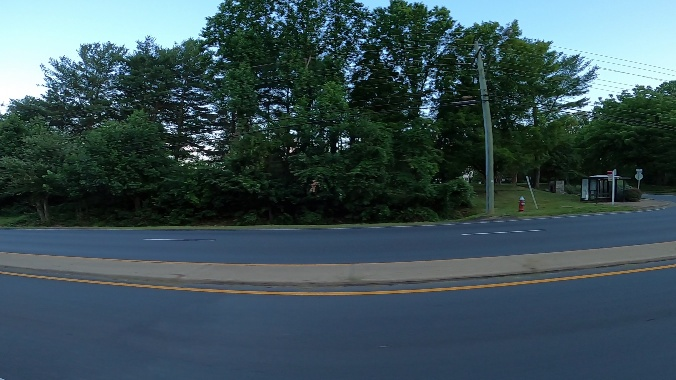
#> input picture data/training_images/vid_4_10260.jpg, 676 x 380 px; its folder holds only this picture in this run
$ jupyter execute --allow-errors SEP_769_DL.ipynb
#> lines starting #> are read from the running program, lines starting #| are printed output that depends on the picture; long printed decimals are rounded
<a href="https://colab.research.google.com/github/chihwu/SEP-769-Deep-Learning/blob/master/SEP_769_DL.ipynb" target="_parent"></a>

[cell 1]
import pandas as pd
import os
import cv2
import random

# Load Data, Format Labels, Split Train/Validation

#> (a cell that did not finish here is left out)

[cell 3]
#import image names as a list
images = os.listdir('data/training_images/')
print(images[0:5])

#create validation set of images
random.seed(4)
n = round(0.2 * len(images))
val = random.sample(images, n)
print('Number of validation images:', n)

[cell 4]
#convert bounding box to yolo format (x_center, y_center, width, height and normalize 0 - 1)
frame = cv2.imread('data/training_images/' + images[0])
#> frame is the input picture: shape (380, 676, 3); mean B, G, R 87.4, 81.4, 60.3
h, w, colour = frame.shape
#> h = 380; w = 676; colour = 3

#> (the rest of this cell did not finish here and is left out)

#> (a cell that did not finish here is left out)

[cell 6]
#Augment Images

[cell 7]
x_c = 0.5137481910502958 * w
#> x_c = 347.3
y_c = 0.5520431146052631 * h
#> y_c = 209.8
x_w = 0.17945007233727814 * w
#> x_w = 121.3
y_w = 0.11711711710526307 * h
#> y_w = 44.5

print(x_c, y_c, x_w, y_w)
#| 347.294 209.776 121.308 44.505

[cell 8]
new_x_c = -1 * x_c + w
#> new_x_c = 328.7
new_x_c
#> Out = 328.7

[cell 9]
new_x_c / w
#> Out = 0.486

[cell 10]
def flip_img(img_name):
    # flip the image and save the new image
#> called with img_name = 'vid_4_700.jpg'
    img = cv2.imread('yolo_test_images/{}'.format(img_name))
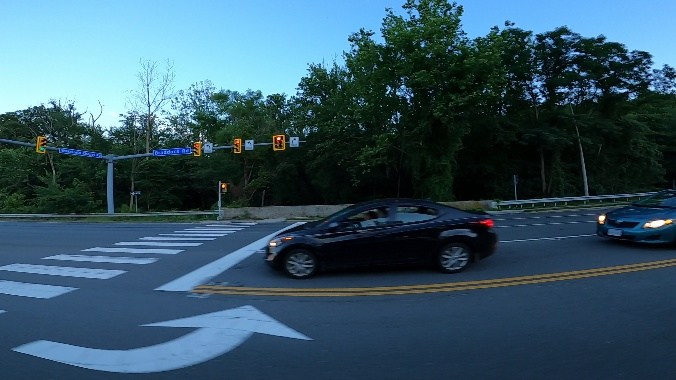
#> input picture yolo_test_images/vid_4_700.jpg, 676 x 380 px
#> img is the input picture: shape (380, 676, 3); mean B, G, R 101.4, 85.2, 54
    img_flip_lr = cv2.flip(img, 1)  # we only flip horizontally in our case
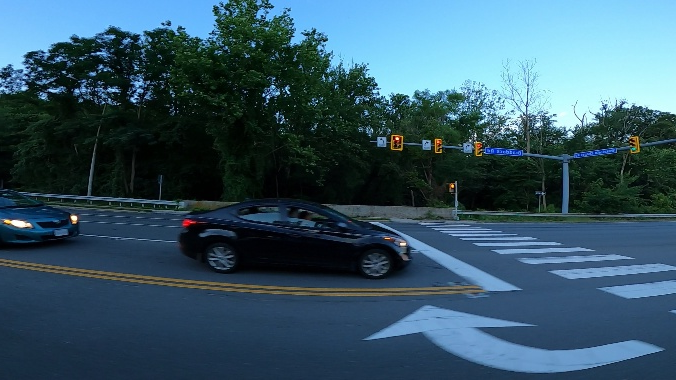
#> img_flip_lr: shape (380, 676, 3); mean B, G, R 101.4, 85.2, 54
    cv2.imwrite('yolo_test_images/{}_dg.jpg'.format(img_name[0:-4]), img_flip_lr)

    # flip the bounding boxes
    img_height, img_width, color = img.shape
#> img_height = 380; img_width = 676; color = 3

    r_f = open('yolo_test_images/{}.txt'.format(img_name[0:-4]), 'r')
    lines = r_f.readlines()

    w_f = open('yolo_test_images/{}_dg.txt'.format(img_name[0:-4]), "w")
    new_lines = []

    for i in range(len(lines)):
        line = lines[i].split()
        normalized_bbox_center_x = float(line[1])
        normalized_bbox_center_y = float(line[2])
        normalized_bbox_width = float(line[3])
        normalized_bbox_height = float(line[4])

        bbox_center_x = normalized_bbox_center_x * img_width
        new_bbox_center_x = -1 * bbox_center_x + img_width
        normalized_bbox_center_x = new_bbox_center_x / img_width

        new_line = "{} {} {} {} {}\n".format(line[0], normalized_bbox_center_x, normalized_bbox_center_y, normalized_bbox_width, normalized_bbox_height);
        new_lines.append(new_line)

    w_f.writelines(new_lines)
    w_f.close()
    r_f.close()

[cell 11]
def scale_img(img_name):
    # flip the image and save the new image
    img = cv2.imread('yolo_test_images/{}'.format(img_name))
    # flip the bounding boxes
    img_height, img_width, color = img.shape

    scale_percent = 1.2
    img_width *= scale_percent
    img_height *= scale_percent

    img_resized = cv2.resize(img, (img_width, img_height), interpolation = cv2.INTER_AREA)

    cv2.imshow("Original Img", img)
    cv2.imshow("Resized Img", img_resized)

# [27 lines of commented-out code are left out]

#> (a cell that did not finish here is left out)

[cell 13]
img = cv2.imread('yolo_test_images/vid_4_700.jpg')
# flip the bounding boxes
img_height, img_width, color = img.shape
#> img_height = 380; img_width = 676

scale_percent = 1.6
scaled_img_width = img_width * scale_percent
scaled_img_height = img_height * scale_percent

img_resized = cv2.resize(img, (int(scaled_img_width), int(scaled_img_height)), interpolation = cv2.INTER_AREA)

min_width = round(scaled_img_width/2 - img_width/2)
max_width = round(min_width + img_width)
min_height = round(scaled_img_height/2 - img_height/2)
max_height = round(min_height + img_height)

# img_resized = img_resized[min_height:max_height, min_width:max_width]

cv2.imwrite('yolo_test_images/vid_4_700_dg.jpg', img_resized)


#> (the rest of this cell did not finish here and is left out)

[cell 14]
img.shape

[cell 15]
img_resized.shape
